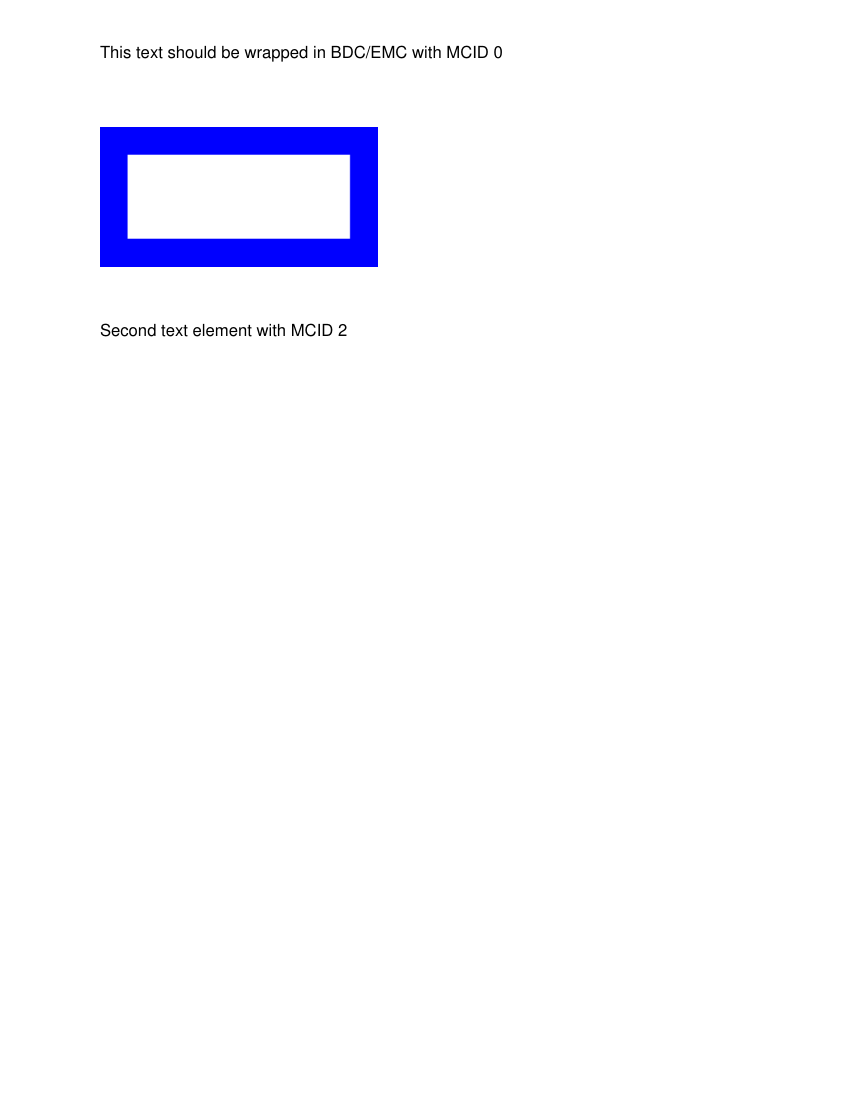

Here is the Python script that generated this plot:
#!/usr/bin/env python3
"""
Simplified test for Canvas+MCID - focus on BDC/EMC operators first
"""

import logging
import sys
import tempfile
from pathlib import Path

# Setup paths
project_root = Path(__file__).parent
sys.path.insert(0, str(project_root / "shared"))
sys.path.insert(0, str(project_root / "core"))

from reportlab.pdfgen.canvas import Canvas
from reportlab.lib.pagesizes import letter
from PIL import Image
import numpy as np

def create_simple_test_image():
    """Create a simple test image."""
    img_array = np.zeros((100, 200, 3), dtype=np.uint8)
    img_array[:, :, 2] = 255  # Blue
    img_array[20:80, 20:180, :] = 255  # White center
    
    img = Image.fromarray(img_array)
    temp_file = tempfile.NamedTemporaryFile(suffix='.png', delete=False)
    img.save(temp_file.name)
    temp_file.close()
    return temp_file.name

def test_simple_canvas_mcid():
    """Test simple Canvas with BDC/EMC operators."""
    
    logging.basicConfig(level=logging.DEBUG)
    logger = logging.getLogger(__name__)
    
    print("Simple Canvas+MCID BDC/EMC Test")
    print("=" * 40)
    
    try:
        # Create test image
        test_image = create_simple_test_image()
        output_path = project_root / "test_simple_canvas_mcid.pdf"
        
        # Create canvas
        canvas = Canvas(str(output_path), pagesize=letter)
        
        # Test addLiteral method for BDC/EMC
        print("Testing Canvas.addLiteral method...")
        
        # Add text with MCID 0
        canvas.addLiteral("/P <</MCID 0>> BDC")
        canvas.drawString(72, 750, "This text should be wrapped in BDC/EMC with MCID 0")
        canvas.addLiteral("EMC")
        
        # Add image with MCID 1
        canvas.addLiteral("/Figure <</MCID 1>> BDC")
        canvas.drawImage(test_image, 72, 600, width=200, height=100)
        canvas.addLiteral("EMC")
        
        # Add another text with MCID 2
        canvas.addLiteral("/P <</MCID 2>> BDC")
        canvas.drawString(72, 550, "Second text element with MCID 2")
        canvas.addLiteral("EMC")
        
        # Save the PDF
        canvas.save()
        
        print(f"✅ Simple Canvas+MCID PDF created: {output_path}")
        print()
        print("To verify BDC/EMC operators:")
        print("  1. Open PDF in text editor")
        print("  2. Search for 'BDC' - should find '/P <</MCID 0>> BDC'")
        print("  3. Search for 'EMC' - should find multiple EMC operators")
        print("  4. Check that image is wrapped with '/Figure <</MCID 1>> BDC'")
        
        # Clean up
        Path(test_image).unlink(missing_ok=True)
        
        return True
        
    except Exception as e:
        logger.error(f"Test failed: {e}")
        print(f"❌ Error: {e}")
        return False

if __name__ == "__main__":
    success = test_simple_canvas_mcid()
    exit(0 if success else 1)